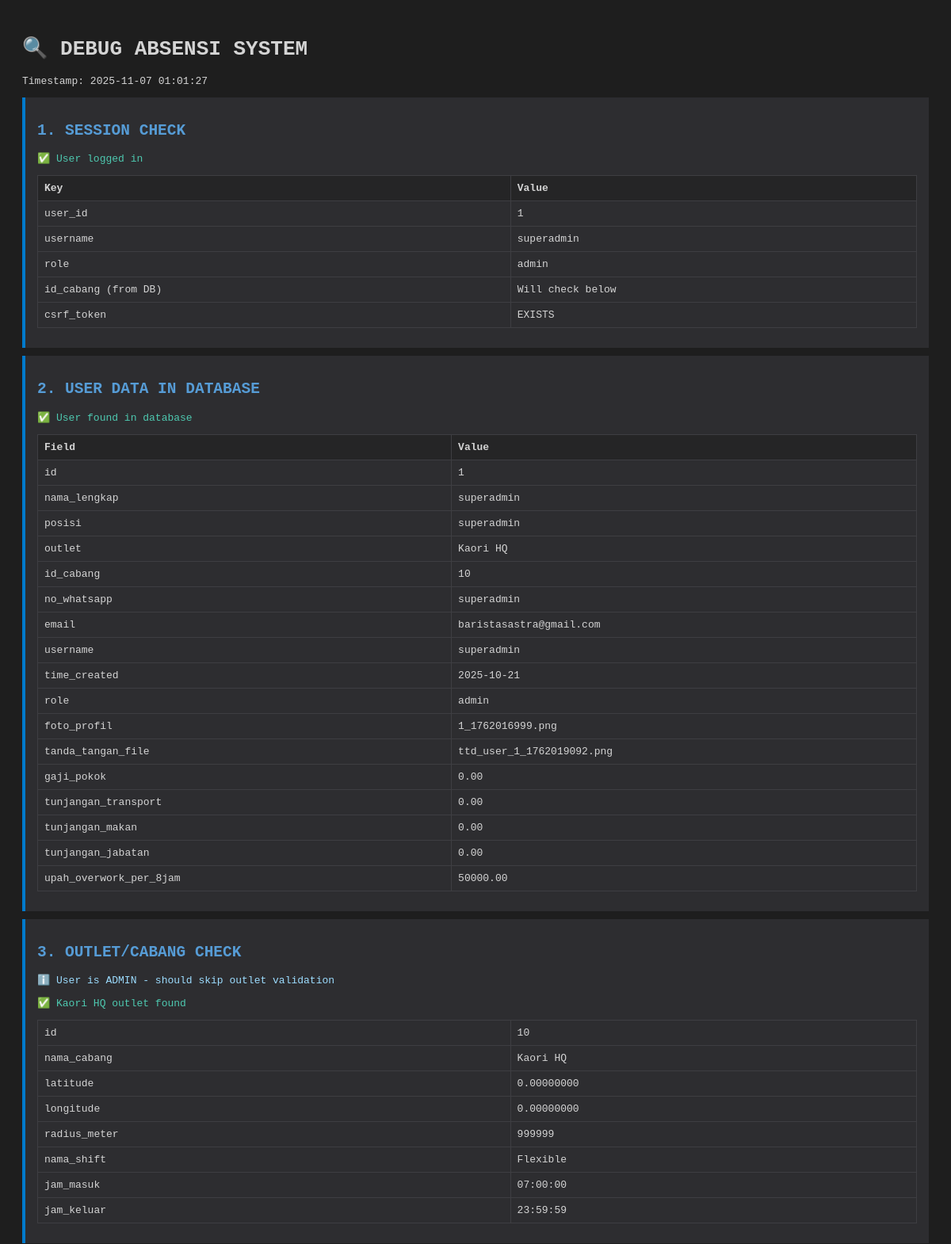
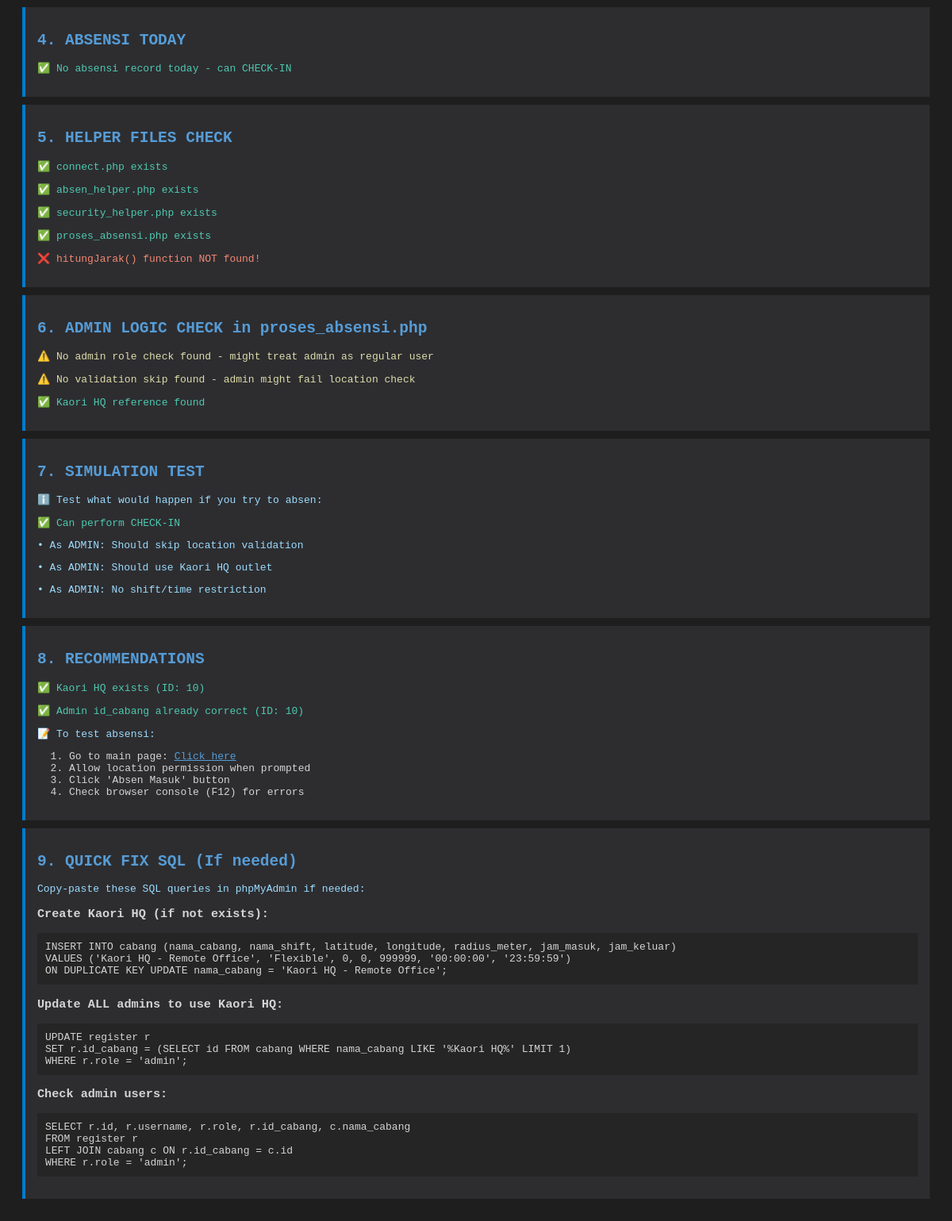
The app's page /test_absen_debug.php (signed in) with its own data (2 pictures, top to bottom).
### tables this page shows
CREATE TABLE `register` (
  `id` int(11) NOT NULL AUTO_INCREMENT,
  `nama_lengkap` varchar(50) NOT NULL,
  `posisi` text NOT NULL,
  `outlet` text NOT NULL,
  `id_cabang` int(11) DEFAULT NULL,
  `no_whatsapp` varchar(20) NOT NULL,
  `email` varchar(50) NOT NULL,
  `password` varchar(255) NOT NULL,
  `username` varchar(50) NOT NULL,
  `time_created` date NOT NULL DEFAULT current_timestamp(),
  `role` varchar(20) NOT NULL,
  `foto_profil` varchar(255) DEFAULT NULL,
  `tanda_tangan_file` varchar(255) DEFAULT NULL,
  `gaji_pokok` decimal(15,2) DEFAULT 0.00,
  `tunjangan_transport` decimal(15,2) DEFAULT 0.00,
  `tunjangan_makan` decimal(15,2) DEFAULT 0.00,
  `tunjangan_jabatan` decimal(15,2) DEFAULT 0.00,
  `upah_overwork_per_8jam` decimal(10,2) DEFAULT 50000.00,
  PRIMARY KEY (`id`),
  UNIQUE KEY `EMAIL` (`email`),
  UNIQUE KEY `no_whatsapp` (`no_whatsapp`),
  UNIQUE KEY `username` (`username`),
  UNIQUE KEY `unique_nama` (`nama_lengkap`),
  KEY `idx_cabang` (`id_cabang`),
  CONSTRAINT `fk_register_cabang` FOREIGN KEY (`id_cabang`) REFERENCES `cabang` (`id`) ON DELETE SET NULL
);

CREATE TABLE `cabang` (
  `id` int(11) NOT NULL AUTO_INCREMENT,
  `nama_cabang` varchar(255) NOT NULL,
  `latitude` decimal(10,8) NOT NULL,
  `longitude` decimal(11,8) NOT NULL,
  `radius_meter` int(11) NOT NULL,
  `nama_shift` varchar(255) NOT NULL,
  `jam_masuk` time NOT NULL,
  `jam_keluar` time NOT NULL,
  PRIMARY KEY (`id`)
);

### test_absen_debug.php (the view, shortened to what this page needs)
<?php
include 'connect.php';
echo "<!DOCTYPE html><html><head><title>Debug Absen</title>";
echo "<style>
body { font-family: monospace; padding: 20px; background: #1e1e1e; color: #d4d4d4; }
.section { background: #2d2d30; padding: 15px; margin: 10px 0; border-left: 4px solid #007acc; }
.success { color: #4ec9b0; }
.error { color: #f48771; }
.warning { color: #dcdcaa; }
.info { color: #9cdcfe; }
h2 { color: #569cd6; }
table { border-collapse: collapse; width: 100%; margin: 10px 0; }
td, th { border: 1px solid #3e3e42; padding: 8px; text-align: left; }
th { background: #252526; }
</style></head><body>";
echo "<h1>🔍 DEBUG ABSENSI SYSTEM</h1>";
echo "<p>Timestamp: " . date('Y-m-d H:i:s') . "</p>";
echo "<div class='section'>";
echo "<h2>1. SESSION CHECK</h2>";
if (isset($_SESSION['user_id'])) {
    echo "<p class='success'>✅ User logged in</p>";
    echo "<table>";
    echo "<tr><th>Key</th><th>Value</th></tr>";
    echo "<tr><td>user_id</td><td>" . $_SESSION['user_id'] . "</td></tr>";
    echo "<tr><td>username</td><td>" . ($_SESSION['username'] ?? 'N/A') . "</td></tr>";
    echo "<tr><td>role</td><td>" . ($_SESSION['role'] ?? 'N/A') . "</td></tr>";
    echo "<tr><td>id_cabang (from DB)</td><td>Will check below</td></tr>";
    echo "<tr><td>csrf_token</td><td>" . (isset($_SESSION['csrf_token']) ? 'EXISTS' : 'MISSING') . "</td></tr>";
    echo "</table>";
} else {
    echo "<p class='error'>❌ NO SESSION - User not logged in!</p>";
    echo "<p>Login terlebih dahulu di: <a href='login.php' style='color:#569cd6'>login.php</a></p>";
    die("</div></body></html>");
}
$user_id = $_SESSION['user_id'];
$user_role = $_SESSION['role'] ?? 'user';
echo "</div>";
echo "<div class='section'>";
echo "<h2>2. USER DATA IN DATABASE</h2>";
try {
    $stmt = $pdo->prepare("SELECT * FROM register WHERE id = ?");
    $stmt->execute([$user_id]);
    $user = $stmt->fetch(PDO::FETCH_ASSOC);
    if ($user) {
        echo "<p class='success'>✅ User found in database</p>";
        echo "<table>";
        echo "<tr><th>Field</th><th>Value</th></tr>";
        foreach ($user as $key => $value) {
            if ($key !== 'password') {
                echo "<tr><td>$key</td><td>" . ($value ?? 'NULL') . "</td></tr>";
            }
        }
        echo "</table>";
    } else {
        echo "<p class='error'>❌ User NOT found in database!</p>";
    }
} catch (Exception $e) {
    echo "<p class='error'>❌ Error: " . $e->getMessage() . "</p>";
}
echo "</div>";
echo "<div class='section'>";
echo "<h2>3. OUTLET/CABANG CHECK</h2>";
if ($user_role === 'admin') {
    echo "<p class='info'>ℹ️ User is ADMIN - should skip outlet validation</p>";
    try {
        $stmt = $pdo->prepare("SELECT * FROM cabang WHERE nama_cabang LIKE '%Kaori HQ%' OR nama_cabang LIKE '%Remote%'");
        $stmt->execute();
        $kaori_hq = $stmt->fetch(PDO::FETCH_ASSOC);
        if ($kaori_hq) {
            echo "<p class='success'>✅ Kaori HQ outlet found</p>";
            echo "<table>";
            foreach ($kaori_hq as $key => $value) {
                echo "<tr><td>$key</td><td>" . ($value ?? 'NULL') . "</td></tr>";
            }
            echo "</table>";
        }
    } catch (Exception $e) {
        echo "<p class='error'>❌ Error: " . $e->getMessage() . "</p>";
    }
}
echo "</div>";
echo "<div class='section'>";
echo "<h2>4. ABSENSI TODAY</h2>";
$today = date('Y-m-d');
try {
    $stmt = $pdo->prepare("SELECT * FROM absensi WHERE user_id = ? AND tanggal_absensi = ? ORDER BY id DESC LIMIT 1");
    $stmt->execute([$user_id, $today]);
    $absen_today = $stmt->fetch(PDO::FETCH_ASSOC);
    if ($absen_today) {
        echo "<p class='warning'>⚠️ User already has absensi record today</p>";
        echo "<table>";
        foreach ($absen_today as $key => $value) {
            if (!in_array($key, ['foto_absen_masuk', 'foto_absen_keluar'])) {
                echo "<tr><td>$key</td><td>" . ($value ?? 'NULL') . "</td></tr>";
            }
        }
        echo "</table>";
        if ($absen_today['waktu_masuk'] && $absen_today['waktu_keluar']) {
            echo "<p class='info'>ℹ️ Both CHECK-IN and CHECK-OUT completed</p>";
        } elseif ($absen_today['waktu_masuk']) {
            echo "<p class='info'>ℹ️ Only CHECK-IN completed, can still CHECK-OUT</p>";
        }
    } else {
        echo "<p class='success'>✅ No absensi record today - can CHECK-IN</p>";
    }
} catch (Exception $e) {
    echo "<p class='error'>❌ Error: " . $e->getMessage() . "</p>";
}
echo "</div>";
echo "<div class='section'>";
echo "<h2>5. HELPER FILES CHECK</h2>";
$files_to_check = [
    'connect.php',
    'absen_helper.php',
    'security_helper.php',
    'proses_absensi.php'
];
foreach ($files_to_check as $file) {
    if (file_exists($file)) {
        echo "<p class='success'>✅ $file exists</p>";
    } else {
        echo "<p class='error'>❌ $file MISSING!</p>";
    }
}
if (function_exists('hitungJarak')) {
    echo "<p class='success'>✅ hitungJarak() function available</p>";
} else {
    echo "<p class='error'>❌ hitungJarak() function NOT found!</p>";
}
echo "</div>";
echo "<div class='section'>";
echo "<h2>6. ADMIN LOGIC CHECK in proses_absensi.php</h2>";
if (file_exists('proses_absensi.php')) {
    $proses_content = file_get_contents('proses_absensi.php');
    if (strpos($proses_content, "user_role === 'admin'") !== false ||
        strpos($proses_content, '$user_role == "admin"') !== false) {
        echo "<p class='success'>✅ Admin role check found in proses_absensi.php</p>";
    } else {
        echo "<p class='warning'>⚠️ No admin role check found - might treat admin as regular user</p>";
    }
    if (strpos($proses_content, 'skip') !== false && strpos($proses_content, 'admin') !== false) {
        echo "<p class='success'>✅ Validation skip logic found for admin</p>";
    } else {
        echo "<p class='warning'>⚠️ No validation skip found - admin might fail location check</p>";
    }
    if (strpos($proses_content, 'Kaori HQ') !== false) {
        echo "<p class='success'>✅ Kaori HQ reference found</p>";
    } else {
        echo "<p class='warning'>⚠️ No Kaori HQ reference found</p>";
    }
}
echo "</div>";
echo "<div class='section'>";
echo "<h2>7. SIMULATION TEST</h2>";
echo "<p class='info'>ℹ️ Test what would happen if you try to absen:</p>";
if (!$absen_today || !$absen_today['waktu_masuk']) {
    echo "<p class='success'>✅ Can perform CHECK-IN</p>";
    if ($user_role === 'admin') {
        echo "<p class='info'>• As ADMIN: Should skip location validation</p>";
        echo "<p class='info'>• As ADMIN: Should use Kaori HQ outlet</p>";
        echo "<p class='info'>• As ADMIN: No shift/time restriction</p>";
    } else {
        echo "<p class='info'>• As USER: Need to be within outlet radius</p>";
        echo "<p class='info'>• As USER: Need to have shift assigned</p>";
    }
} else {
    echo "<p class='warning'>⚠️ Already checked in today at " . $absen_today['waktu_masuk'] . "</p>";
}
echo "</div>";
echo "<div class='section'>";
echo "<h2>8. RECOMMENDATIONS</h2>";
if ($user_role === 'admin') {
    $stmt = $pdo->prepare("SELECT id FROM cabang WHERE nama_cabang LIKE '%Kaori HQ%' OR nama_cabang LIKE '%Remote%'");
    $stmt->execute();
    $kaori_hq = $stmt->fetch();
    if (!$kaori_hq) {
        echo "<p class='error'>❌ CREATE KAORI HQ OUTLET FIRST!</p>";
        echo "<pre style='background:#252526;padding:10px;'>
-- Run this SQL in phpMyAdmin:
INSERT INTO cabang (nama_cabang, nama_shift, latitude, longitude, radius_meter, jam_masuk, jam_keluar)
VALUES ('Kaori HQ - Remote Office', 'Flexible', 0, 0, 999999, '00:00:00', '23:59:59');
</pre>";
    } else {
        echo "<p class='success'>✅ Kaori HQ exists (ID: " . $kaori_hq['id'] . ")</p>";
    }
    if (!isset($user['id_cabang']) || $user['id_cabang'] != $kaori_hq['id']) {
        echo "<p class='warning'>⚠️ UPDATE ADMIN ID_CABANG!</p>";
        echo "<pre style='background:#252526;padding:10px;'>
-- Run this SQL:
UPDATE register SET id_cabang = " . $kaori_hq['id'] . " WHERE id = $user_id;
</pre>";
    } else {
        echo "<p class='success'>✅ Admin id_cabang already correct (ID: " . $user['id_cabang'] . ")</p>";
    }
}
echo "<p class='info'>📝 To test absensi:</p>";
echo "<ol>";
echo "<li>Go to main page: <a href='mainpage.php' style='color:#569cd6'>Click here</a></li>";
echo "<li>Allow location permission when prompted</li>";
echo "<li>Click 'Absen Masuk' button</li>";
echo "<li>Check browser console (F12) for errors</li>";
echo "</ol>";
echo "</div>";
echo "<div class='section'>";
echo "<h2>9. QUICK FIX SQL (If needed)</h2>";
echo "<p class='info'>Copy-paste these SQL queries in phpMyAdmin if needed:</p>";
echo "<h3>Create Kaori HQ (if not exists):</h3>";
echo "<pre style='background:#252526;padding:10px;'>
INSERT INTO cabang (nama_cabang, nama_shift, latitude, longitude, radius_meter, jam_masuk, jam_keluar)
VALUES ('Kaori HQ - Remote Office', 'Flexible', 0, 0, 999999, '00:00:00', '23:59:59')
ON DUPLICATE KEY UPDATE nama_cabang = 'Kaori HQ - Remote Office';
</pre>";
echo "<h3>Update ALL admins to use Kaori HQ:</h3>";
echo "<pre style='background:#252526;padding:10px;'>
UPDATE register r
SET r.id_cabang = (SELECT id FROM cabang WHERE nama_cabang LIKE '%Kaori HQ%' LIMIT 1)
WHERE r.role = 'admin';
</pre>";
echo "<h3>Check admin users:</h3>";
echo "<pre style='background:#252526;padding:10px;'>
SELECT r.id, r.username, r.role, r.id_cabang, c.nama_cabang
FROM register r
LEFT JOIN cabang c ON r.id_cabang = c.id
WHERE r.role = 'admin';
</pre>";
echo "</div>";
echo "</body></html>";
?>

### test_absen_debug.php (style rules this page uses)
body { font-family: monospace; padding: 20px; background: #1e1e1e; color: #d4d4d4; }
.section { background: #2d2d30; padding: 15px; margin: 10px 0; border-left: 4px solid #007acc; }
.success { color: #4ec9b0; }
.error { color: #f48771; }
.warning { color: #dcdcaa; }
.info { color: #9cdcfe; }
h2 { color: #569cd6; }
table { border-collapse: collapse; width: 100%; margin: 10px 0; }
td, th { border: 1px solid #3e3e42; padding: 8px; text-align: left; }
th { background: #252526; }

### records on screen
register: id "1", nama_lengkap "superadmin", posisi "superadmin", outlet "Kaori HQ", id_cabang "10", no_whatsapp "superadmin", email "baristasastra@gmail.com", username "superadmin", time_created "2025-10-21", role "admin", foto_profil "1_1762016999.png", tanda_tangan_file "ttd_user_1_1762019092.png", gaji_pokok "0.00", tunjangan_transport "0.00", tunjangan_makan "0.00", tunjangan_jabatan "0.00", upah_overwork_per_8jam "50000.00"
cabang: id "10", nama_cabang "Kaori HQ", latitude "0.00000000", longitude "0.00000000", radius_meter "999999", nama_shift "Flexible", jam_masuk "07:00:00", jam_keluar "23:59:59"

### other values on screen
$_SESSION['user_id'] "1"
$_SESSION['username'] "superadmin"
$_SESSION['role'] "admin"
$key "id"
$key "nama_lengkap"
$key "posisi"
$key "outlet"
$key "id_cabang"
$key "no_whatsapp"
$key "email"
$key "username"
$key "time_created"
$key "role"
$key "foto_profil"
$key "tanda_tangan_file"
